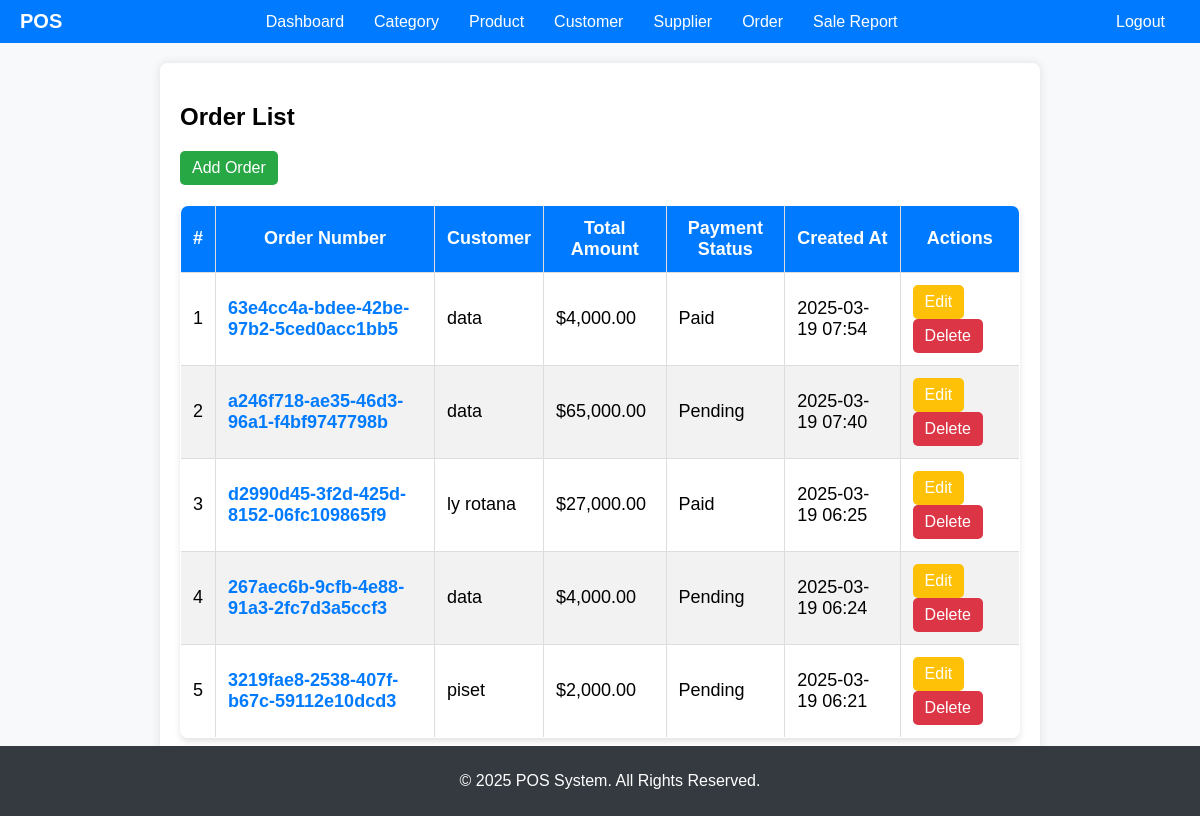
/orders/, run on an earlier commit of the app's database.
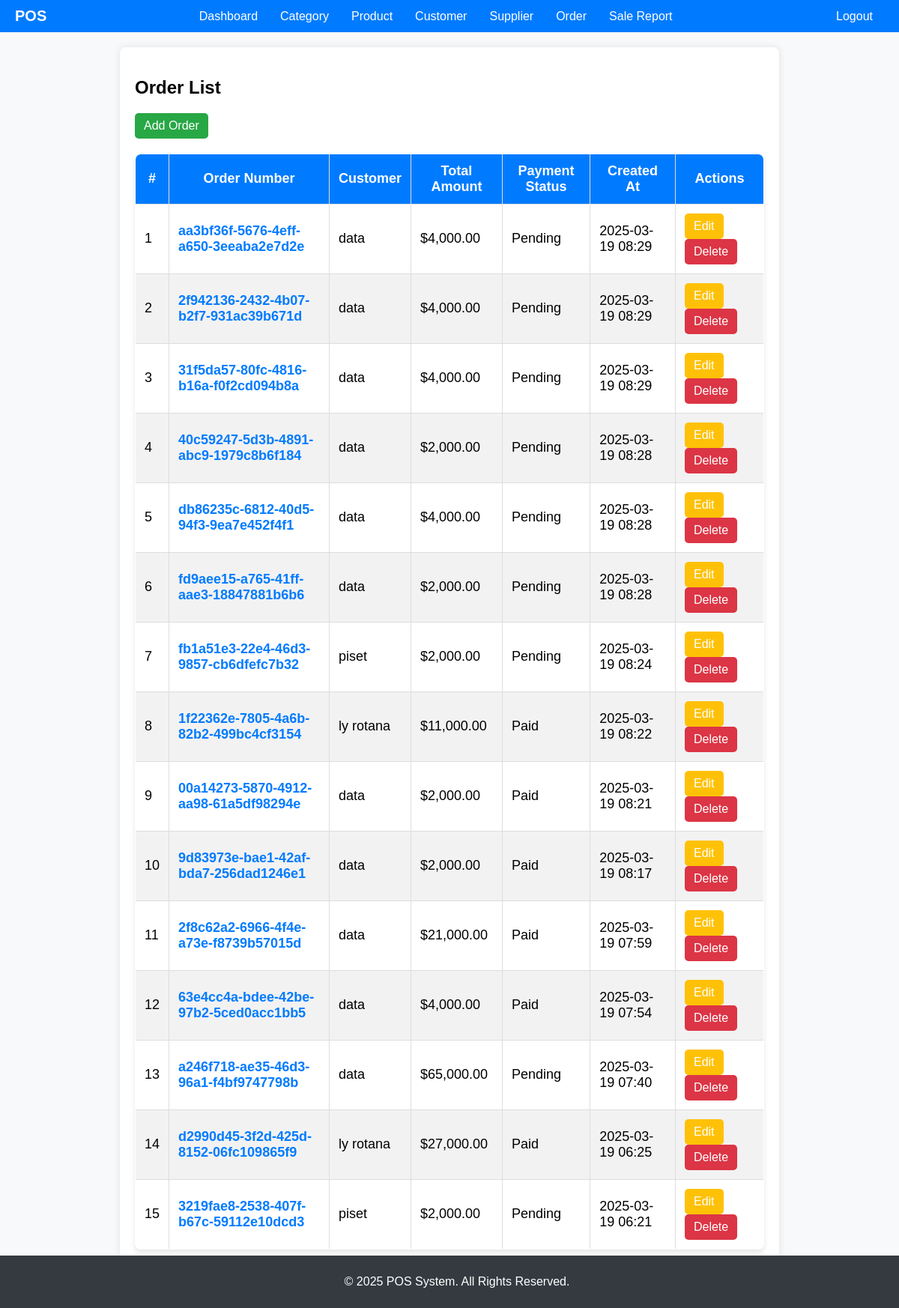
And on a later commit of the database.
### orders/models.py (models this page shows, shortened)
class Order(models.Model):
    order_number = models.CharField(
        max_length=100, unique=True, default=uuid.uuid4)
    user = models.ForeignKey(User, on_delete=models.SET_NULL, null=True)
    customer = models.ForeignKey(
        Customer, on_delete=models.SET_NULL, null=True, blank=True)
    total_amount = models.DecimalField(
        max_digits=10, decimal_places=2, default=0.00)
    PAYMENT_STATUS_CHOICES = [
        ('Paid', 'Paid'),
        ('Pending', 'Pending'),
        ('Cancelled', 'Cancelled'),
    ]
    payment_status = models.CharField(
        max_length=20,
        choices=PAYMENT_STATUS_CHOICES,
        default='Pending'
    )
    created_at = models.DateTimeField(auto_now_add=True)

### customers/models.py (models this page shows, shortened)
class Customer(models.Model):
    name = models.CharField(max_length=200)
    phone = models.CharField(max_length=15, unique=True)
    email = models.EmailField(unique=True, blank=True, null=True)
    address = models.TextField(blank=True, null=True)
    created_at = models.DateTimeField(auto_now_add=True)

### orders/views.py (the view)
# urls.py: path("orders/", order_list, name="order_list"),
def order_list(request):
    orders = Order.objects.all().order_by('-created_at')
    paginator = Paginator(orders, 15)  # Display 15 orders per page
    page_number = request.GET.get('page')
    page_obj = paginator.get_page(page_number)
    return render(request, "order_list.html", {"orders": page_obj})

### orders/templates/order_list.html (shortened to what this page needs)
{% extends "base.html" %}
{% load static %}
{% load humanize %}
{% block content %}
    <h2>Order List</h2>
    <a href="{% url 'order_add' %}" class="btn btn-success">Add Order</a>
    <table class="styled-table">
        <thead>
            <tr>
                <th>#</th>
                <th>Order Number</th>
                <th>Customer</th>
                <th>Total Amount</th>
                <th>Payment Status</th>
                <th>Created At</th>
                <th>Actions</th>
            </tr>
        </thead>
        <tbody>
            {% for order in orders %}
            <tr>
                <td>{{ forloop.counter }}</td>
                <td><a href="{% url 'order_detail' order.id %}" class="order-link">{{ order.order_number }}</a></td>
                <td>{{ order.customer.name }}</td>
                <td>${{ order.total_amount|intcomma }}</td>
                <td>{{ order.payment_status }}</td>
                <td>{{ order.created_at|date:"Y-m-d H:i" }}</td>
                <td>
                    <a href="{% url 'order_edit' order.id %}" class="btn btn-warning">Edit</a>
                    <a href="{% url 'order_delete' order.id %}" class="btn btn-danger">Delete</a>
                </td>
            </tr>
            {% empty %}
            <tr>
                <td colspan="7" style="text-align: center;">No orders found.</td>
            </tr>
            {% endfor %}
        </tbody>
    </table>
    <div class="pagination">
        <span>Page {{ orders.number }} of {{ orders.paginator.num_pages }}</span>
    </div>
{% endblock %}

### templates/base.html (shortened to what this page needs)
{% load static %}
<!DOCTYPE html>
<html lang="en">
<head>
    <link rel="stylesheet" href="{% static 'css/style.css' %}">
</head>
<body>
    <div class="navbar">
        <a href="{% url 'dashboard' %}" class="logo">POS</a>
        <ul>
            <li><a href="{% url 'dashboard' %}">Dashboard</a></li>
            <li><a href="{% url 'category_list' %}">Category</a></li>
            <li><a href="{% url 'product_list' %}">Product</a></li>
            <li><a href="{% url 'customer_list' %}">Customer</a></li>
            <li><a href="{% url 'supplier_list' %}">Supplier</a></li>
            <li><a href="{% url 'order_list' %}">Order</a></li>
            <li><a href="{% url 'sales_report' %}">Sale Report</a></li>
        </ul>
        <ul>
            <li><a href="{% url 'logout' %}">Logout</a></li>
        </ul>
    </div>
    <div class="container">
        {% block content %}
        {% endblock %}
    </div>
    <div class="footer">
        <p>© 2025 POS System. All Rights Reserved.</p>
    </div>
</body>
</html>

### static/css/style.css (style rules this page uses)
body { font-family: Arial, sans-serif; margin: 20px; }
table { width: 100%; border-collapse: collapse; margin-top: 20px; }
table, th, td { border: 1px solid black; }
th, td { padding: 10px; text-align: left; }

### templates/base.html (style rules this page uses)
body { font-family: Arial, sans-serif; margin: 0; padding: 0; background-color: #f8f9fa; }
.navbar { background-color: #007bff; padding: 10px 20px; display: flex; justify-content: space-between; align-items: center; }
.navbar .logo { font-size: 20px; font-weight: bold; color: white; text-decoration: none; }
.navbar ul { list-style: none; padding: 0; margin: 0; display: flex; }
.navbar ul li { margin: 0 15px; }
.navbar ul li a { color: white; text-decoration: none; font-size: 16px; }
.container { width: 70%; margin: 20px auto; background: white; padding: 20px; border-radius: 8px; box-shadow: 0px 0px 10px rgba(0, 0, 0, 0.1); }
.footer { text-align: center; padding: 10px; background: #343a40; color: white; position: fixed; width: 100%; bottom: 0; }

### orders/templates/order_list.html (style rules this page uses)
.styled-table { width: 100%; border-collapse: collapse; margin-top: 20px; font-size: 18px; text-align: left; border-radius: 8px; overflow: hidden; box-shadow: 0px 4px 6px rgba(0, 0, 0, 0.1); }
.styled-table th, .styled-table td { padding: 12px; border: 1px solid #ddd; }
.styled-table th { background-color: #007bff; color: white; text-align: center; }
.styled-table tr:nth-child(even) { background-color: #f2f2f2; }
.btn { padding: 8px 12px; border: none; border-radius: 5px; color: white; text-decoration: none; font-size: 16px; display: inline-block; margin-right: 5px; text-align: center; }
.btn-success { background-color: #28a745; }
.btn-warning { background-color: #ffc107; }
.btn-danger { background-color: #dc3545; }
.pagination { margin-top: 20px; text-align: center; }
.order-link { color: #007bff; text-decoration: none; font-weight: bold; }

What changed in the data, as far as the page shows it:
removed Order: order_number "267aec6b-9cfb-4e88-91a3-2fc7d3a5ccf3", customer.name "data", total_amount "4,000.00", payment_status "Pending", created_at "2025-03-19 06:24"
added Order: order_number "aa3bf36f-5676-4eff-a650-3eeaba2e7d2e", customer.name "data", total_amount "4,000.00", payment_status "Pending", created_at "2025-03-19 08:29"
added Order: order_number "2f942136-2432-4b07-b2f7-931ac39b671d", customer.name "data", total_amount "4,000.00", payment_status "Pending", created_at "2025-03-19 08:29"
added Order: order_number "31f5da57-80fc-4816-b16a-f0f2cd094b8a", customer.name "data", total_amount "4,000.00", payment_status "Pending", created_at "2025-03-19 08:29"
added Order: order_number "40c59247-5d3b-4891-abc9-1979c8b6f184", customer.name "data", total_amount "2,000.00", payment_status "Pending", created_at "2025-03-19 08:28"
added Order: order_number "db86235c-6812-40d5-94f3-9ea7e452f4f1", customer.name "data", total_amount "4,000.00", payment_status "Pending", created_at "2025-03-19 08:28"
added Order: order_number "fd9aee15-a765-41ff-aae3-18847881b6b6", customer.name "data", total_amount "2,000.00", payment_status "Pending", created_at "2025-03-19 08:28"
added Order: order_number "fb1a51e3-22e4-46d3-9857-cb6dfefc7b32", customer.name "piset", total_amount "2,000.00", payment_status "Pending", created_at "2025-03-19 08:24"
added Order: order_number "1f22362e-7805-4a6b-82b2-499bc4cf3154", customer.name "ly rotana", total_amount "11,000.00", payment_status "Paid", created_at "2025-03-19 08:22"
added Order: order_number "00a14273-5870-4912-aa98-61a5df98294e", customer.name "data", total_amount "2,000.00", payment_status "Paid", created_at "2025-03-19 08:21"
added Order: order_number "9d83973e-bae1-42af-bda7-256dad1246e1", customer.name "data", total_amount "2,000.00", payment_status "Paid", created_at "2025-03-19 08:17"
added Order: order_number "2f8c62a2-6966-4f4e-a73e-f8739b57015d", customer.name "data", total_amount "21,000.00", payment_status "Paid", created_at "2025-03-19 07:59"
